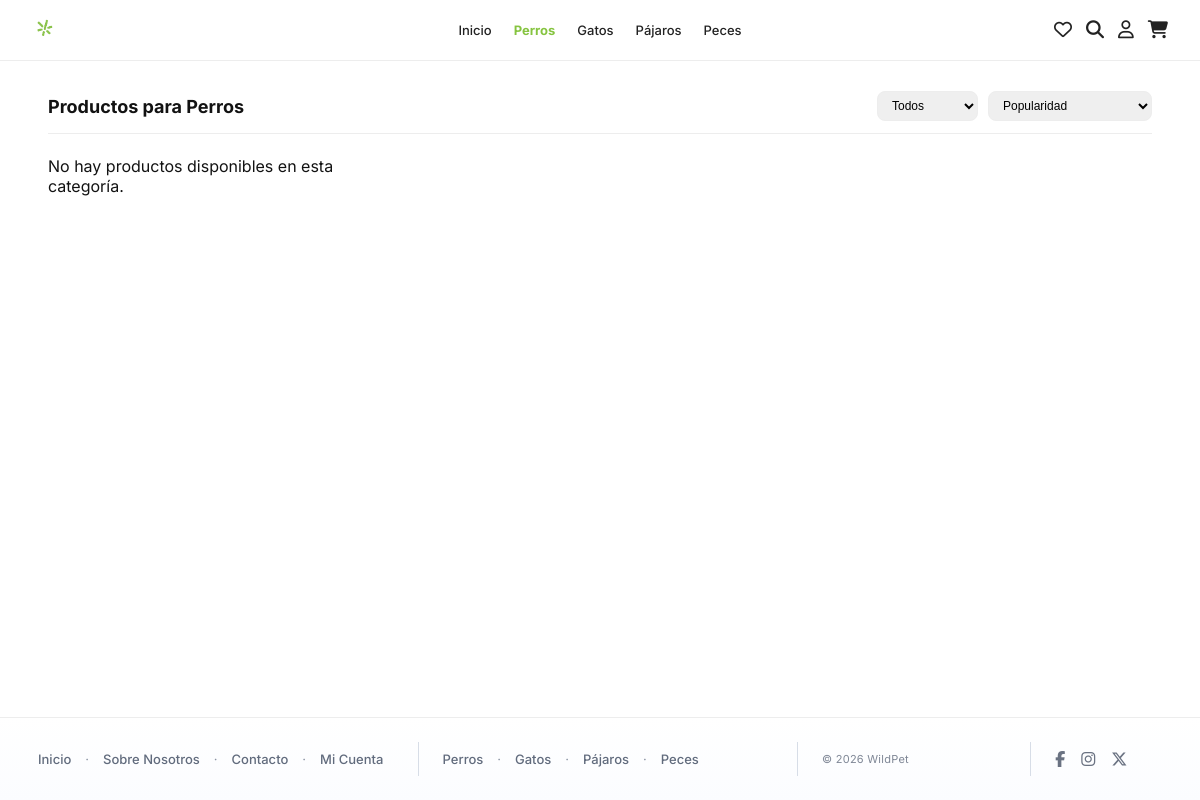
The app's page /Perros.php, older data.
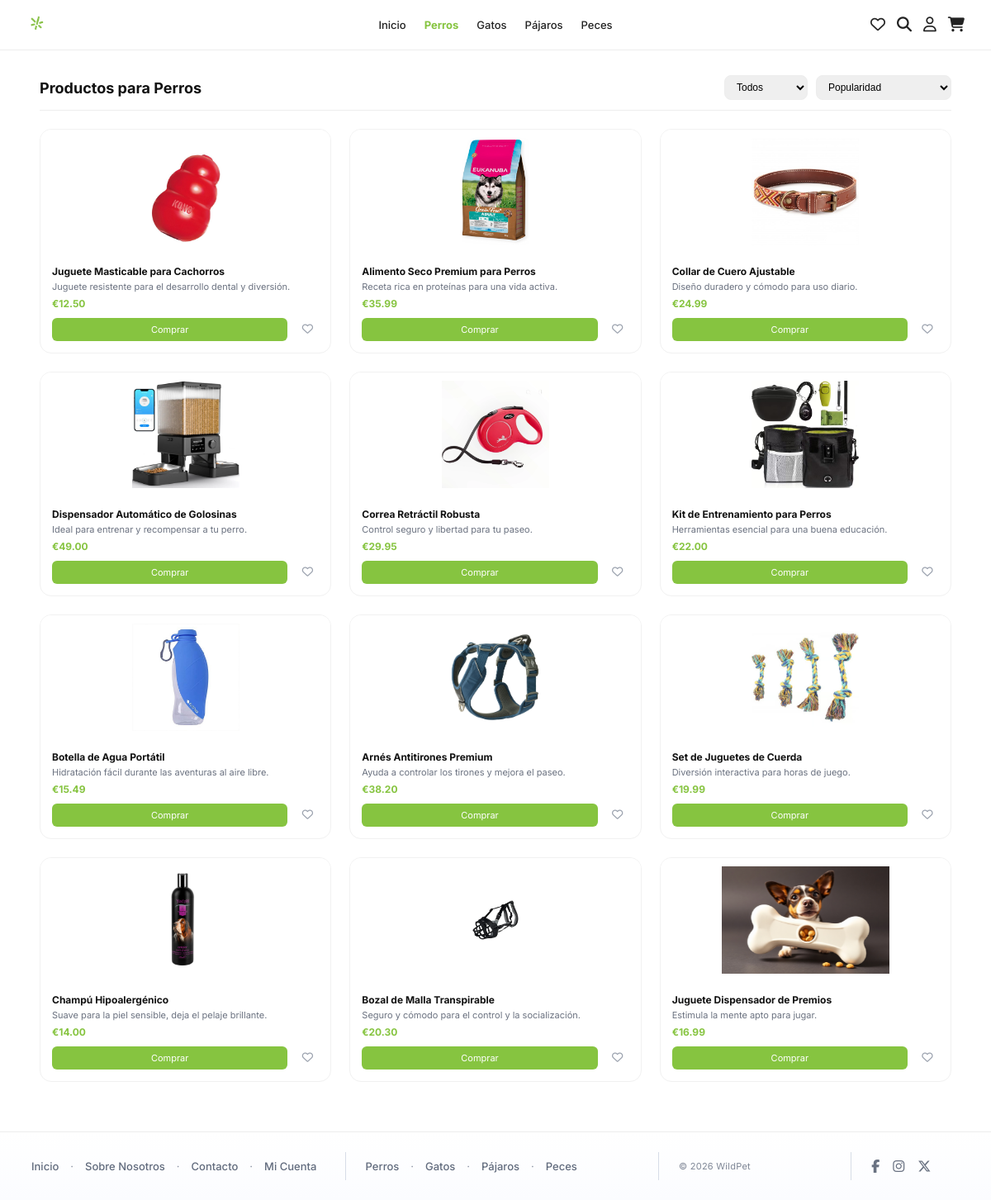
The same page, newer data.
### tables this page shows
CREATE TABLE IF NOT EXISTS productos (
    id INT AUTO_INCREMENT PRIMARY KEY,
    nombre VARCHAR(150) NOT NULL,
    descripcion TEXT NOT NULL,
    precio DECIMAL(10,2) NOT NULL,
    imagen VARCHAR(255),
    stock INT NOT NULL DEFAULT 0,
    id_categoria INT NOT NULL,
    destacado BOOLEAN DEFAULT FALSE,
    FOREIGN KEY (id_categoria) REFERENCES categorias(id)
);

### Perros.php (the view, shortened to what this page needs)
<?php
include("conexion.php");
$sql = "SELECT p.*
        FROM productos p
        INNER JOIN (
          SELECT MIN(id) AS id
          FROM productos
          WHERE id_categoria = 1
            AND id NOT IN (5, 6, 13)
          GROUP BY nombre
        ) unicos ON p.id = unicos.id";
$resultado = $conn->query($sql);
?>
<!doctype html>
<html lang="es">
<head>
  <link rel="stylesheet" href="https://cdnjs.cloudflare.com/ajax/libs/font-awesome/6.5.1/css/all.min.css">
  <link rel="stylesheet" href="DogProducts.css">
  <link rel="stylesheet" href="account-menu.css">
</head>
<body>
<header class="header">
  <div class="header-inner">
    <a href="Homepage.php"><img class="logo" src="img/logo.png" alt="Logo Tienda Mascotas"></a>
    <nav class="nav">
      <a href="Homepage.php">Inicio</a>
      <a class="active" href="Perros.php">Perros</a>
      <a href="Gatos.php">Gatos</a>
      <a href="Pajaros.php">Pájaros</a>
      <a href="Peces.php">Peces</a>
    </nav>
    <div class="icons">
      <a href="MisFavoritos.php" title="Mis Favoritos" aria-label="Mis Favoritos"><i class="fa-regular fa-heart"></i></a>
      <a href="Search.php" title="Buscar" aria-label="Buscar"><i class="fa-solid fa-magnifying-glass"></i></a>
      <div class="account-menu">
        <button class="account-toggle" aria-label="Cuenta"><i class="fa-regular fa-user"></i></button>
      </div>
      <a href="ShoppingCart.php" title="Carrito" aria-label="Carrito"><i class="fa-solid fa-cart-shopping"></i></a>
    </div>
  </div>
</header>
<main class="page">
  <div class="container">
    <div class="topbar">
      <h1>Productos para Perros</h1>
      <div class="filters">
        <select id="tipoFilter" aria-label="Filtrar">
          <option>Todos</option>
        </select>
        <select id="ordenFilter" aria-label="Ordenar por">
          <option>Popularidad</option>
        </select>
      </div>
    </div>
    <hr>
    <section class="grid" aria-label="Productos">
      <?php if ($resultado && $resultado->num_rows > 0) { ?>
        <?php while($producto = $resultado->fetch_assoc()) { ?>
          <article class="card"
            data-nombre="<?php echo htmlspecialchars(strtolower($producto['nombre']), ENT_QUOTES, 'UTF-8'); ?>"
            data-descripcion="<?php echo htmlspecialchars(strtolower($producto['descripcion']), ENT_QUOTES, 'UTF-8'); ?>"
            data-precio="<?php echo floatval($producto['precio']); ?>">
            <div class="card-img">
              <img src="<?php echo $producto['imagen']; ?>" alt="<?php echo $producto['nombre']; ?>">
            </div>
            <div class="card-body">
              <h3><?php echo $producto['nombre']; ?></h3>
              <p class="desc"><?php echo $producto['descripcion']; ?></p>
              <p class="price">€<?php echo number_format($producto['precio'], 2); ?></p>
              <div class="actions">
                <a class="btn" href="DetailProduct.php?id=<?php echo $producto['id']; ?>">Comprar</a>
                <button class="fav-btn" aria-label="Favorito"
                  data-id="<?php echo intval($producto['id']); ?>"
                  data-nombre="<?php echo htmlspecialchars($producto['nombre'], ENT_QUOTES, 'UTF-8'); ?>"
                  data-descripcion="<?php echo htmlspecialchars($producto['descripcion'], ENT_QUOTES, 'UTF-8'); ?>"
                  data-precio="<?php echo floatval($producto['precio']); ?>"
                  data-imagen="<?php echo htmlspecialchars($producto['imagen'], ENT_QUOTES, 'UTF-8'); ?>"
                  data-url="DetailProduct.php?id=<?php echo intval($producto['id']); ?>">
                  <i class="fa-regular fa-heart"></i>
                </button>
              </div>
            </div>
          </article>
        <?php } ?>
      <?php } else { ?>
        <p>No hay productos disponibles en esta categoría.</p>
      <?php } ?>
    </section>
  </div>
</main>
<?php include('footer.php'); ?>
</body>
</html>

### footer.php
<footer class="footer">
  <div class="footer-inner">
    <div class="footer-layout">
      <div class="footer-block footer-block-1">
        <a href="Homepage.php">Inicio</a>
        <span>·</span>
        <a href="Homepage.php#sobre-nosotros">Sobre Nosotros</a>
        <span>·</span>
        <a href="Homepage.php#contacto">Contacto</a>
        <span>·</span>
        <a href="MiCuenta.php">Mi Cuenta</a>
      </div>
      <div class="footer-block footer-block-2">
        <a href="Perros.php">Perros</a>
        <span>·</span>
        <a href="Gatos.php">Gatos</a>
        <span>·</span>
        <a href="Pajaros.php">Pájaros</a>
        <span>·</span>
        <a href="Peces.php">Peces</a>
      </div>
      <div class="footer-block footer-block-3">
        <span class="footer-copy">© 2026 WildPet</span>
      </div>
      <div class="footer-block footer-block-4 footer-right">
        <i class="fa-brands fa-facebook-f" aria-label="Facebook" title="Facebook"></i>
        <i class="fa-brands fa-instagram" aria-label="Instagram" title="Instagram"></i>
        <i class="fa-brands fa-x-twitter" aria-label="X" title="X"></i>
      </div>
    </div>
  </div>
</footer>

### DogProducts.css (style rules this page uses)
:root { --green:#86c440; --text:#121212; --muted:#6b7280; --border:#ededed; }
* { box-sizing:border-box;margin:0;padding:0 }
body { font-family:Inter,system-ui,Arial,sans-serif; color:var(--text); min-height:100vh; display:flex; flex-direction:column; }
.container { width:min(1200px,92%); margin:0 auto; }
.page { flex:1; padding:30px 0 60px; }
.topbar { display:flex; justify-content:space-between; align-items:center; margin-bottom:12px; }
.topbar h1 { font-size:18px; font-weight:700; }
.filters { display:flex; gap:10px; }
.filters select { border:1px solid var(--border); border-radius:8px; padding:6px 10px; font-size:12px; }
hr { border:none; border-top:1px solid var(--border); margin-bottom:22px; }
.header { background:#fff; border-bottom:1px solid var(--border); }
.header-inner { width:100%; height:60px; padding:0 32px; display:grid; grid-template-columns: 1fr auto 1fr; align-items:center; }
.logo { width:26px; justify-self:start; }
.nav { display:flex; gap:22px; justify-self:center; }
.nav a { text-decoration:none; color:#222; font-size:13px; font-weight:500; }
.nav a.active { color:var(--green); font-weight:700; }
.icons { display:flex; gap:14px; align-items:center; justify-self:end; }
.icons i { cursor:pointer; font-size:18px; color:#222; transition: color .2s ease, transform .2s ease; }
.grid { display:grid; grid-template-columns:repeat(3,1fr); gap:22px; }
.card { background:#fff; border:1px solid #f1f1f1; border-radius:14px; overflow:hidden; display:flex; flex-direction:column; }
.card-img { height:150px; background:#fff; display:flex; align-items:center; justify-content:center; padding:10px; }
.card-img img { width:100%; height:100%; object-fit:contain; object-position:center; }
.card-body { padding:14px; }
.card-body h3 { font-size:12px; font-weight:700; margin-bottom:4px; }
.desc { font-size:11px; color:var(--muted); margin-bottom:6px; }
.price { font-size:12px; font-weight:700; color:var(--green); }
.actions { display:flex; gap:10px; margin-top:10px; }
.btn { flex:1; background:var(--green); color:#fff; font-size:11px; text-align:center; padding:7px 0; border-radius:6px; text-decoration:none; }
.fav-btn { width:28px; height:28px; border:none; border-radius:0; display:flex; align-items:center; justify-content:center; color:#9ca3af; background:transparent; cursor:pointer; }
.footer { border-top:1px solid var(--border); background:linear-gradient(180deg,#ffffff 0%, #fbfcff 100%); }
.footer-inner { width:100%; padding:24px 38px; display:flex; align-items:flex-start; justify-content:space-between; font-size:12px; color:var(--muted); }
.footer-right { display:flex; gap:14px; align-items:center; }
.footer-right i { cursor:pointer; width:34px; height:34px; border-radius:999px; display:flex; align-items:center; justify-content:center; font-size:16px; color:#6a7282; background:#f1f3f7; transition: color .2s ease, transform .2s ease, background .2s ease; }
.footer-right { border-left:1px solid #d7dde7 !important;padding-left:16px !important;margin-left:4px !important }
.footer-right i { width:auto !important;height:auto !important;border-radius:0 !important;background:transparent !important;color:#6a7282 !important;display:inline-block !important;font-size:16px !important }
.footer-copy { font-size:11px !important;letter-spacing:.3px !important;color:#7f8796 !important }
.footer-right { display:flex !important;align-items:center !important;gap:12px !important;margin-left:24px !important;padding-left:14px !important;border-left:1px solid #d7dde7 !important }
.footer-copy { font-size:11px !important;color:#7f8796 !important;letter-spacing:.25px !important;white-space:nowrap !important }
.footer-layout { width:100%;display:grid;grid-template-columns:1.2fr 1.2fr .7fr .45fr;align-items:center;column-gap:28px }
.footer-block { display:flex;align-items:center;gap:14px;min-height:34px }
.footer-block + .footer-block { border-left:1px solid #d7dde7;padding-left:24px }
.footer-block a,.footer-block a:visited { color:#616b7d;text-decoration:none !important;font-size:13px;font-weight:500 }
.footer-block span { color:#8b93a3;font-size:13px }
.footer-copy { font-size:11px !important;color:#7f8796 !important;letter-spacing:.25px !important;white-space:nowrap }
.footer-right { justify-content:flex-start !important;gap:16px !important;border-left:none !important;padding-left:0 !important;margin-left:0 !important }
.footer-block-4 { border-left:1px solid #d7dde7 !important;padding-left:24px !important }

Row changes from the older to the newer data that the page shows:
added productos: imagen (picture), nombre "Juguete Masticable para Cachorros", descripcion "Juguete resistente para el desarrollo dental y diversión.", precio "12.50"
added productos: imagen (picture), nombre "Alimento Seco Premium para Perros", descripcion "Receta rica en proteínas para una vida activa.", precio "35.99"
added productos: imagen (picture), nombre "Collar de Cuero Ajustable", descripcion "Diseño duradero y cómodo para uso diario.", precio "24.99"
added productos: imagen (picture), nombre "Dispensador Automático de Golosinas", descripcion "Ideal para entrenar y recompensar a tu perro.", precio "49.00"
added productos: imagen (picture), nombre "Correa Retráctil Robusta", descripcion "Control seguro y libertad para tu paseo.", precio "29.95"
added productos: imagen (picture), nombre "Kit de Entrenamiento para Perros", descripcion "Herramientas esencial para una buena educación.", precio "22.00"
added productos: imagen (picture), nombre "Botella de Agua Portátil", descripcion "Hidratación fácil durante las aventuras al aire libre.", precio "15.49"
added productos: imagen (picture), nombre "Arnés Antitirones Premium", descripcion "Ayuda a controlar los tirones y mejora el paseo.", precio "38.20"
added productos: imagen (picture), nombre "Set de Juguetes de Cuerda", descripcion "Diversión interactiva para horas de juego.", precio "19.99"
added productos: imagen (picture), nombre "Champú Hipoalergénico", descripcion "Suave para la piel sensible, deja el pelaje brillante.", precio "14.00"
added productos: imagen (picture), nombre "Bozal de Malla Transpirable", descripcion "Seguro y cómodo para el control y la socialización.", precio "20.30"
added productos: imagen (picture), nombre "Juguete Dispensador de Premios", descripcion "Estimula la mente apto para jugar.", precio "16.99"
Text that changed along with them:
text no longer shown: "No hay productos disponibles en esta categoría."
